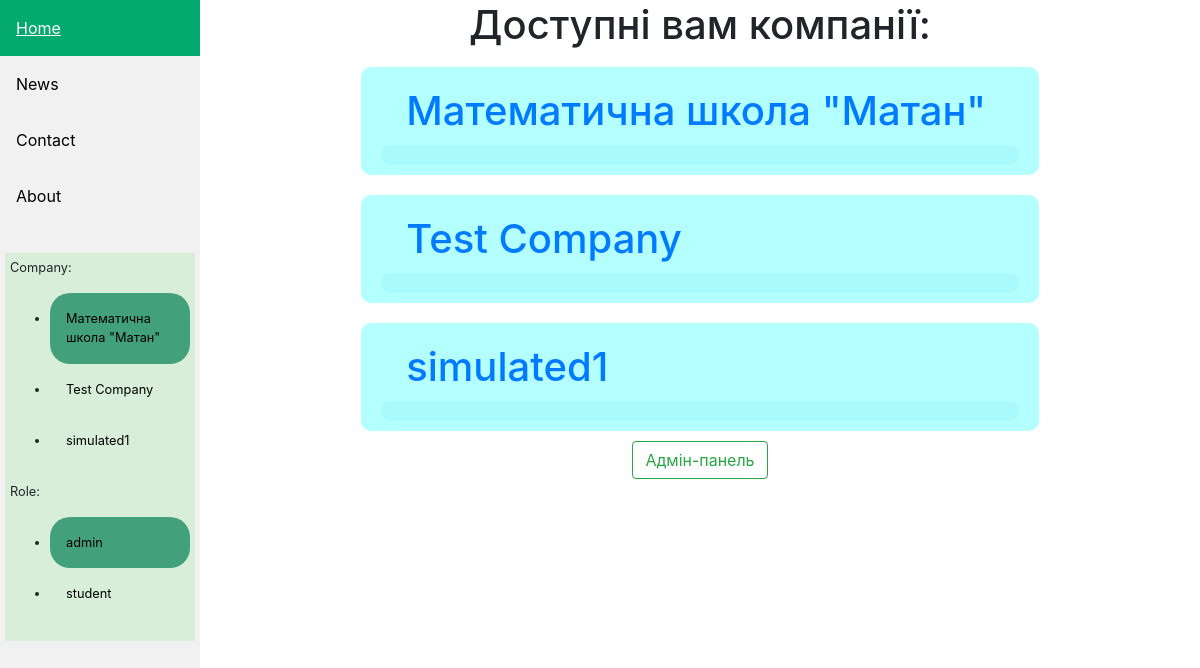
Page /main/my_companies (signed in) on the committed database.
### main/models.py (models this page shows, shortened)
class Company(models.Model):
    owner = models.ForeignKey(UserProfile, on_delete=models.PROTECT)
    name = models.CharField(max_length=60)
    description = models.TextField(max_length=1000, blank=True)
    C_t_min = models.IntegerField(default=0)  # %
    C_s_min = models.IntegerField(default=0)
    p_t_ser = models.FloatField(default=6)
    p_s_ser = models.FloatField(default=5)

class Role(models.Model):
    name = models.CharField(max_length=25)

### main/views.py (the view)
# urls.py: path('', RedirectView.as_view(url='/main/my_companies'))
@login_required(login_url='/auth/sign_in')
def my_companies(request):
    companies_users = CompanyUser.objects.filter(userprofile=request.user.userprofile)
    companies_ids = set([company_user.company_id for company_user in companies_users])
    return render(request, 'my_companies.html', context={'companies': Company.objects.filter(id__in=companies_ids), 'comp_user': companies_users[0]})

### authsys/models.py (called while the page is built)
    @property
    def my_companies(self):
        companies = []
        ids = []
        for c_user in self.companyuser_set.all():
            company = c_user.company
            company.selected = c_user.id == self.active_company_user_id
            if company.id in ids:
                if company.selected:
                    companies[ids.index(company.id)] = company
                continue
            ids.append(company.id)
            companies.append(company)
        print([comp.selected for comp in companies])
        return companies

    @property
    def available_roles(self):
        if not self.active_company_user:
            return []
        roles = []
        for company_user in self.companyuser_set.filter(company=self.active_company_user.company):
            role = company_user.role
            role.selected = self.active_company_user_id == company_user.id
            roles.append(role)
        return roles

### main/templates/my_companies.html (shortened to what this page needs)
{% extends 'base.html' %}
{% block content %}
    <div class="companies">
        <h1>Доступні вам компанії:</h1>
        {% for company in companies %}
            <div class="company">
                <a href="{% url 'main:enter_company' company.id %}"> <h1>{{ company.name }}</h1> </a>
                <p>{{ company.description }}</p>
            </div>
        {% endfor %}
        <button class="btn btn-outline-success" onclick="window.location='/admin'">Адмін-панель</button>
    </div>
{% endblock %}

### main/templates/sidebar.html
<div class="sidebar">
  <a class="active" href="#home">Home</a>
  <a href="#news">News</a>
  <a href="#contact">Contact</a>
  <a href="#about">About</a>
  <br>
  <div class="roles_panel">
    <p>Company: </p>
    <ul>
      {% for company in comp_user.userprofile.my_companies %}
          <li><a {% if company.selected %} style="background-color: #148a5fc3;;" {% endif %} href="/main/enter_company/{{ company.id }}"> {{ company.name }} </a></li>
      {% endfor %}
    </ul>
    <p>Role: </p>
    <ul>
      {% for role in comp_user.userprofile.available_roles %}
        <li><a {% if role.selected %} style="background-color: #148a5fc3;;" {% endif %}  href="/main/change_role/{{ role.id }}">{{ role.name }}</a></li>
      {% endfor %}
    </ul>
  </div>
</div>

### main/static/CSS/sidebar.css (style rules this page uses)
.sidebar { margin: 0; padding: 0; width: 200px; background-color: #f1f1f1; position: fixed; height: 100%; overflow: auto; }
.roles_panel { margin: 5px; padding: 5px; background-color: rgba(0, 200, 0, 0.1); font-size: 0.8em; }
.roles_panel li a { border-radius: 20px; }
.sidebar a { display: block; color: black; padding: 16px; text-decoration: none; }
.sidebar a.active { background-color: #04AA6D; color: white; }

### main/templates/my_companies.html (style rules this page uses)
.companies { display: flex; flex-direction: column; align-items: center; }
.company { background-color: rgba(0, 255, 255, 0.295); border-radius: 10px; width: 70%; padding: 10px; margin: 10px; }
a { text-decoration: none; }
.company h1 { margin: 10px 35px; transition: 0.3s; }
.company p { font-size: large; background-color: rgba(115, 224, 224, 0.164); padding: 10px; margin: 0px 10px; border-radius: 20px; }

### rows in the picture
Company: name "Математична школа \"Матан\""
Company: name "Test Company"
Company: name "simulated1"
Role: name "admin"
Role: name "student"
